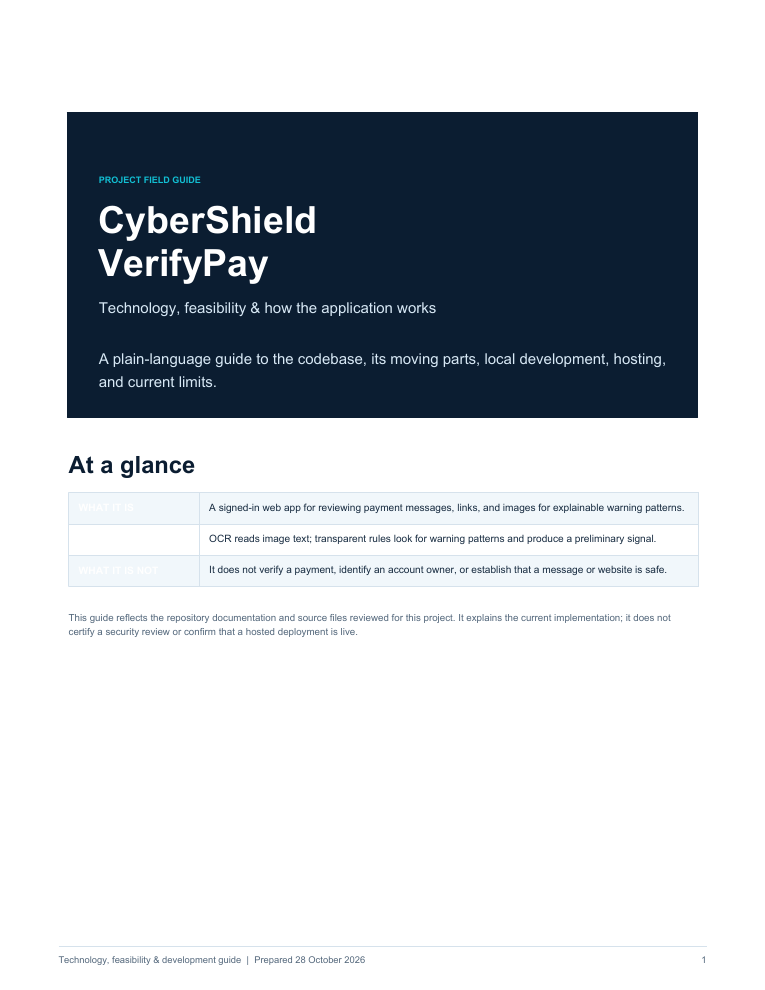
#> input picture output/pdf/review/page-1.png, 765 x 990 px; its folder holds only this picture in this run
$ python make_contact.py
#> lines starting #> are read from the running program, lines starting #| are printed output that depends on the picture
from PIL import Image, ImageDraw
from pathlib import Path
p=Path(r'C:\Users\Mdreh\Documents\Codex\2026-10-12\CyberShield\output\pdf\review')
fs=sorted(p.glob('page-*.png'))
out=Image.new('RGB',(960,850),'#dce5ec'); d=ImageDraw.Draw(out)
#> after `out = Image.new('RGB', (960, 850), '#dce5ec')`:
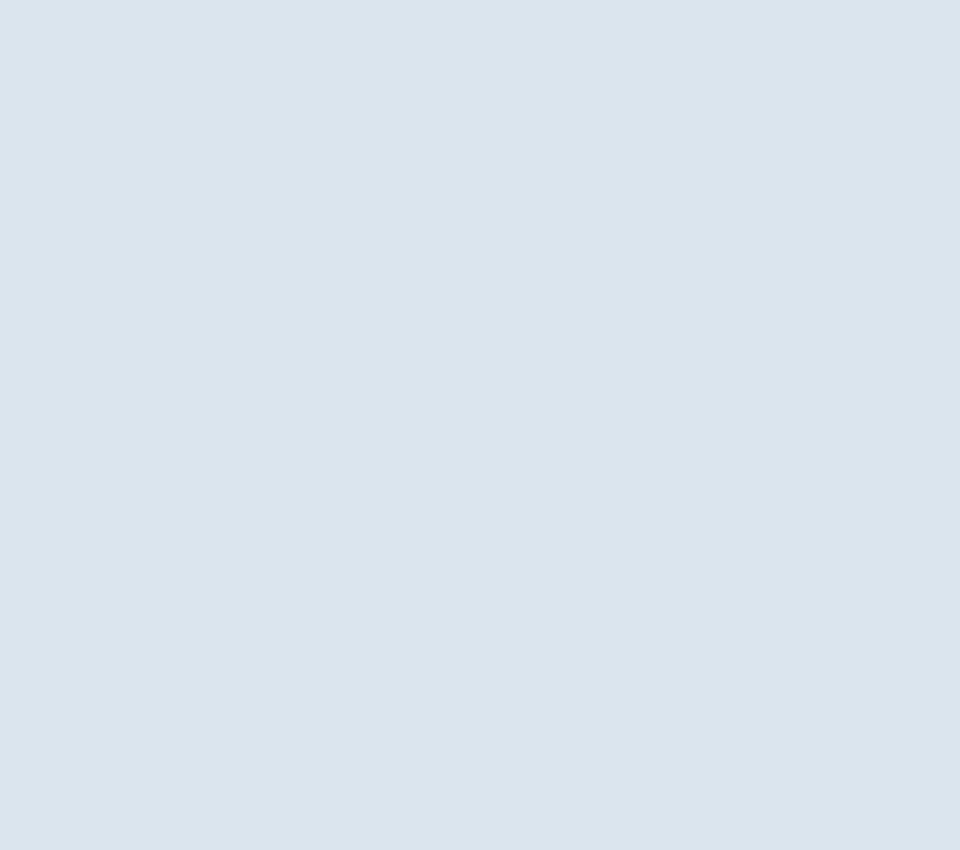
#> out: PIL image 960x850 RGB; mean R, G, B 220, 229, 236
for i,f in enumerate(fs):
 im=Image.open(f).convert('RGB'); im.thumbnail((306,396)); x=10+(i%3)*318; y=28+(i//3)*410; out.paste(im,(x,y)); d.text((x,y-18),f.name,fill='#102a43')
#> further down, im is the input picture: PIL image 765x990 RGB; mean R, G, B 192.6, 197.6, 203
#> after `out.paste(im, (x, y))`:
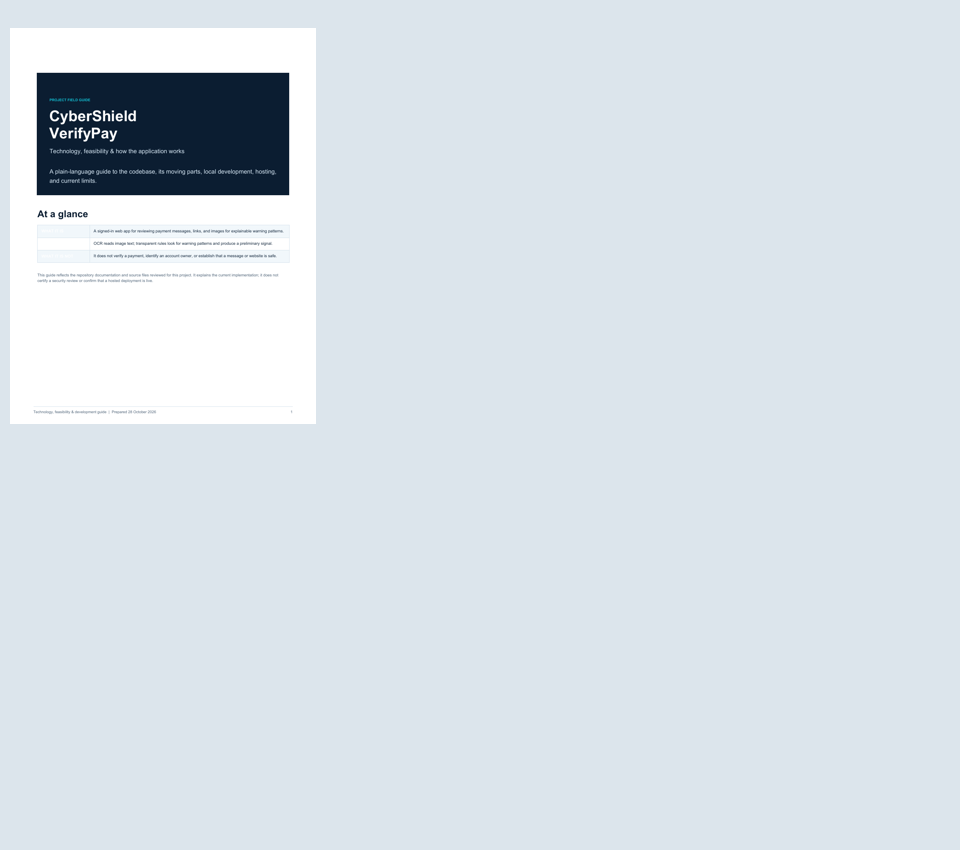
#> out: PIL image 960x850 RGB; mean R, G, B 215.9, 224.3, 231.1
out.save(p/'contact.png')

$ run again, on output/pdf/review/page-5.png
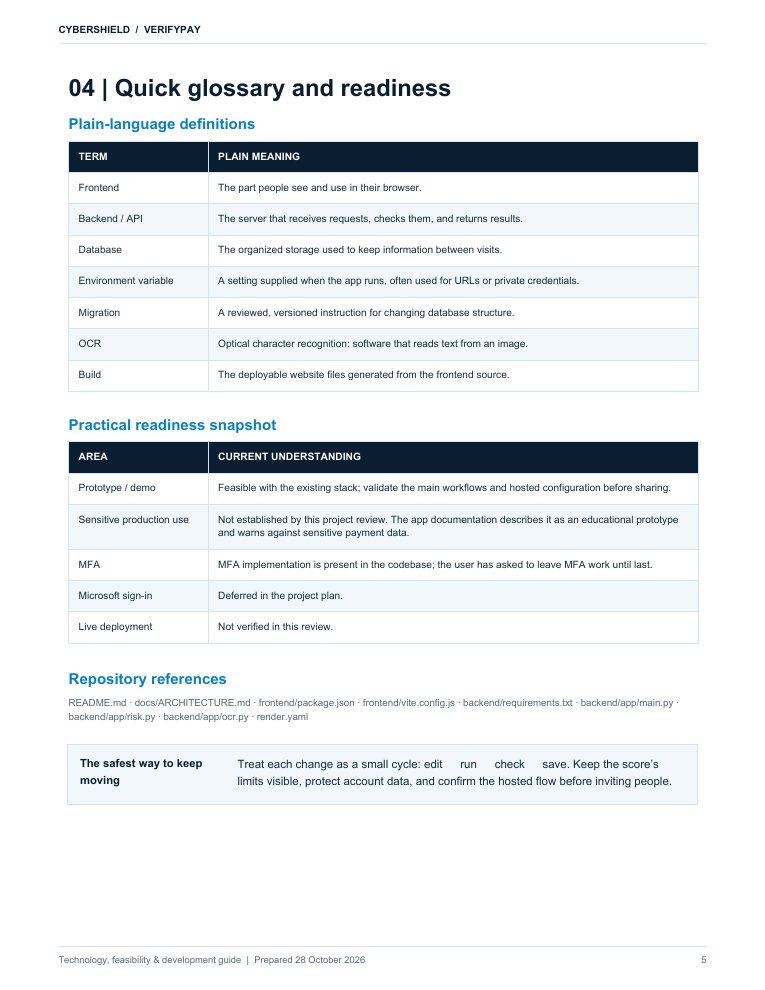
#> input picture output/pdf/review/page-5.png, 765 x 990 px
#> im is the input picture: PIL image 765x990 RGB; mean R, G, B 233.9, 236.9, 239.4
#> `im.thumbnail((306, 396))`:
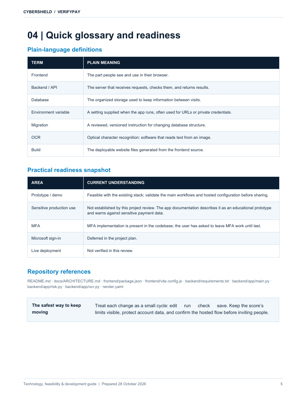
#> im: PIL image 306x396 RGB; mean R, G, B 233.7, 236.7, 239.3
#> `out.paste(im, (x, y))`:
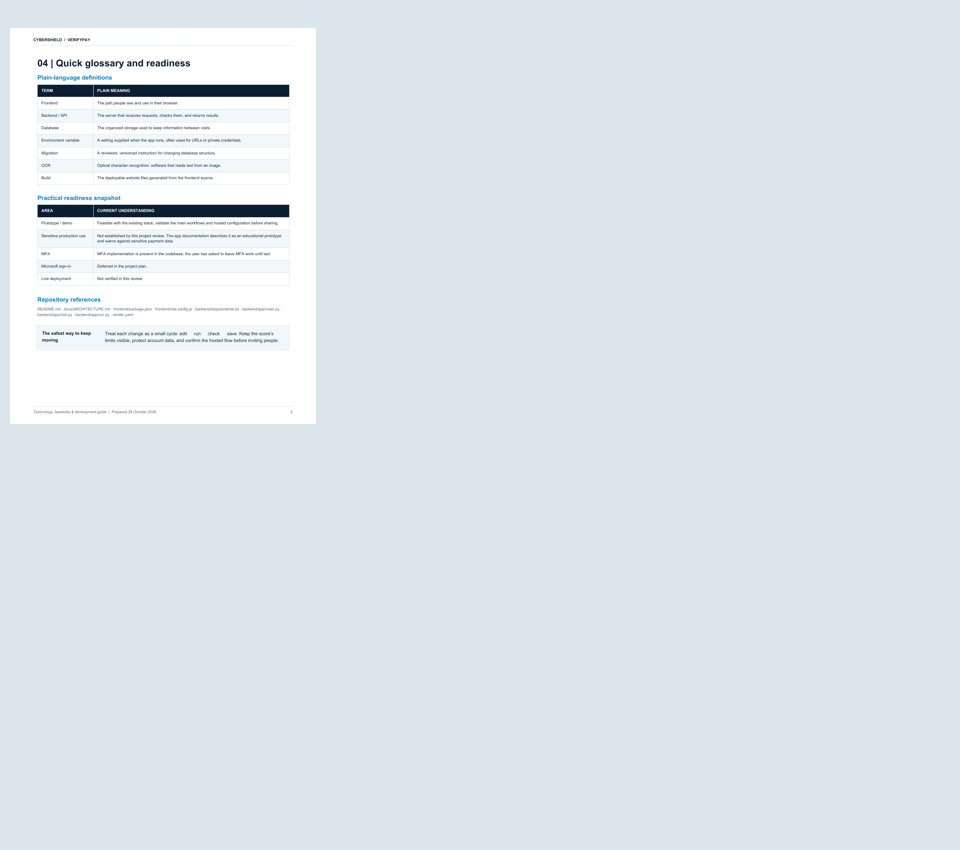
#> out: PIL image 960x850 RGB; mean R, G, B 222, 230.1, 236.5

$ run again, on output/pdf/review/page-2.png
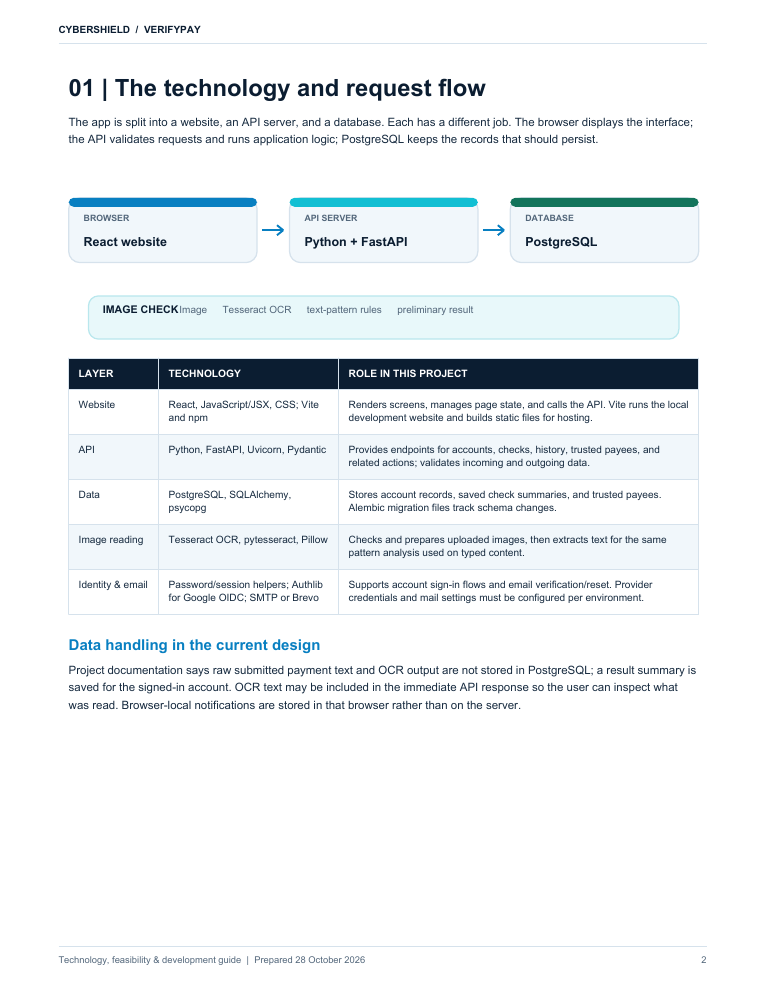
#> input picture output/pdf/review/page-2.png, 765 x 990 px
#> im is the input picture: PIL image 765x990 RGB; mean R, G, B 238.1, 241.5, 243.4
#> `im.thumbnail((306, 396))`:
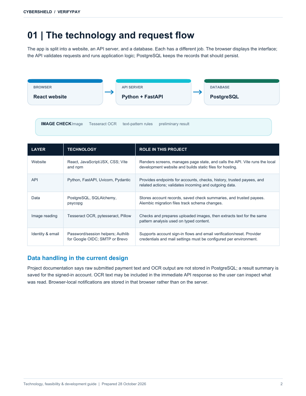
#> im: PIL image 306x396 RGB; mean R, G, B 237.9, 241.3, 243.2
#> `out.paste(im, (x, y))`:
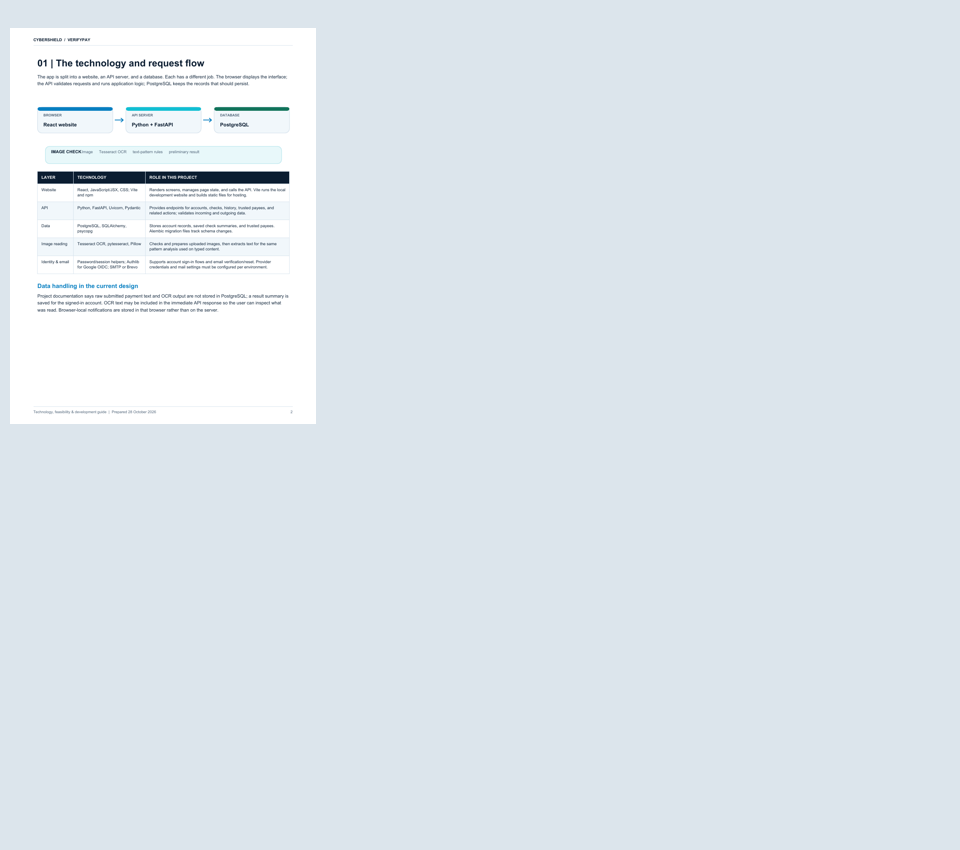
#> out: PIL image 960x850 RGB; mean R, G, B 222.7, 230.8, 237.1

$ run again, on output/pdf/review/page-3.png
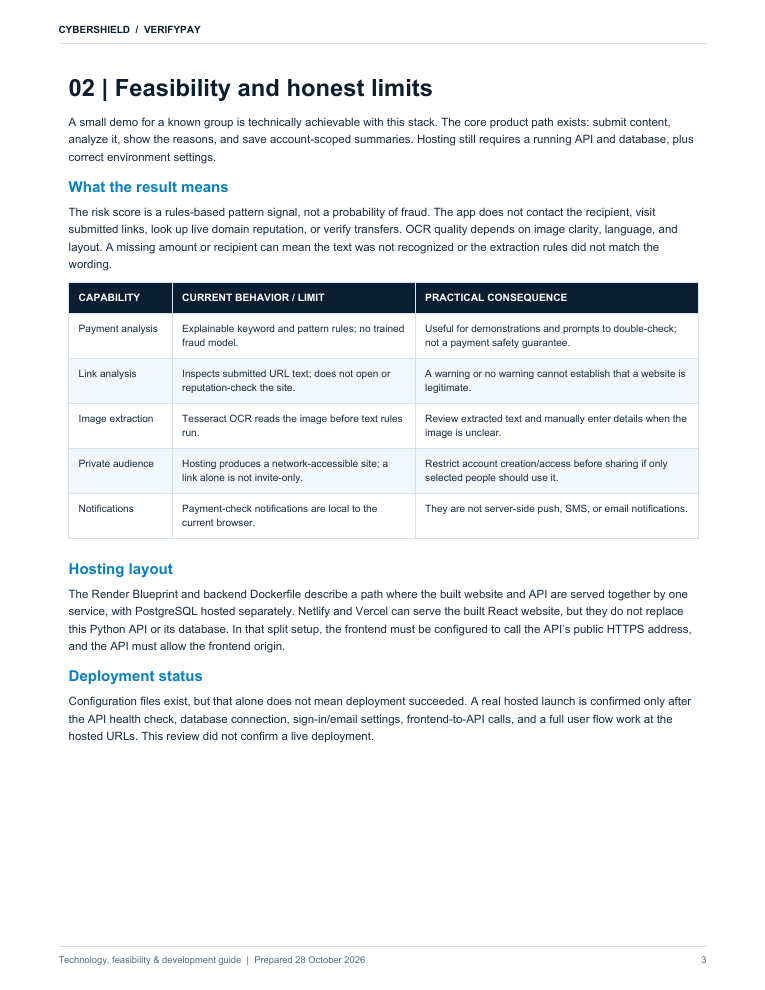
#> input picture output/pdf/review/page-3.png, 765 x 990 px
#> im is the input picture: PIL image 765x990 RGB; mean R, G, B 239.4, 241.3, 243
#> `im.thumbnail((306, 396))`:
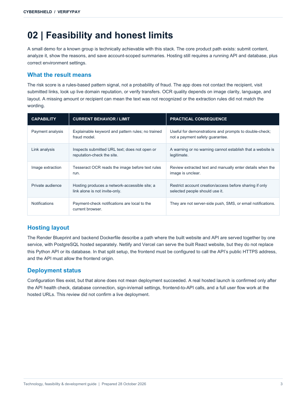
#> im: PIL image 306x396 RGB; mean R, G, B 239.1, 241, 242.8
#> `out.paste(im, (x, y))`:
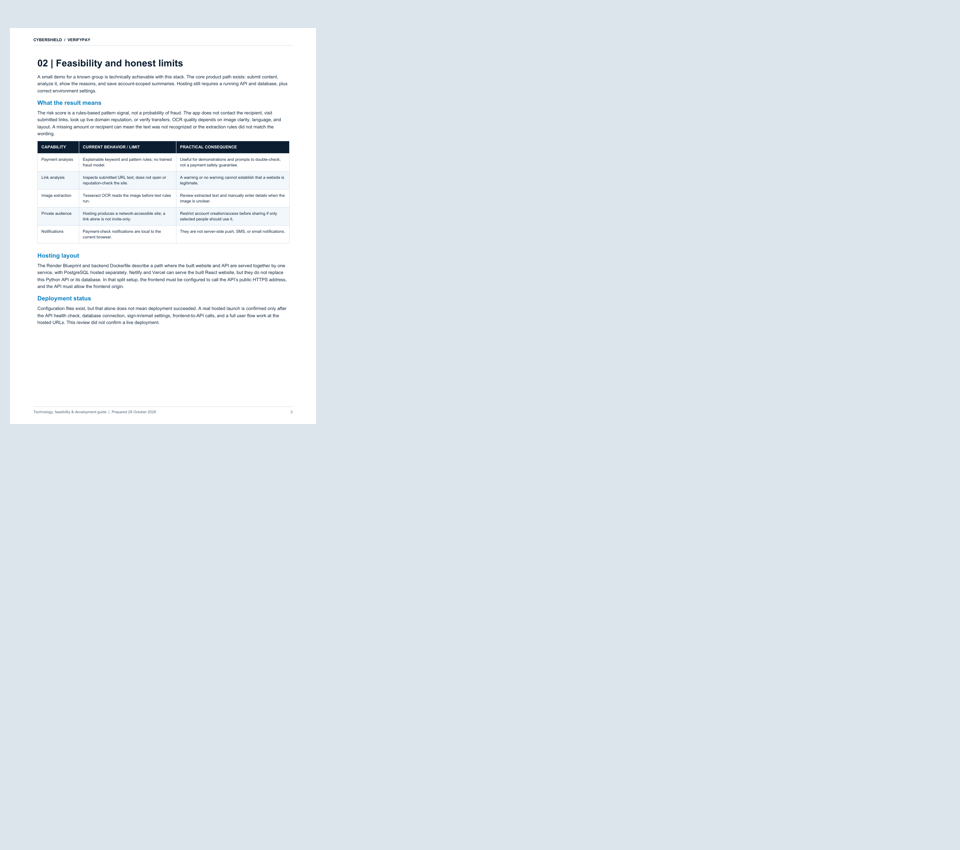
#> out: PIL image 960x850 RGB; mean R, G, B 222.8, 230.8, 237

$ run again, on output/pdf/review/page-4.png
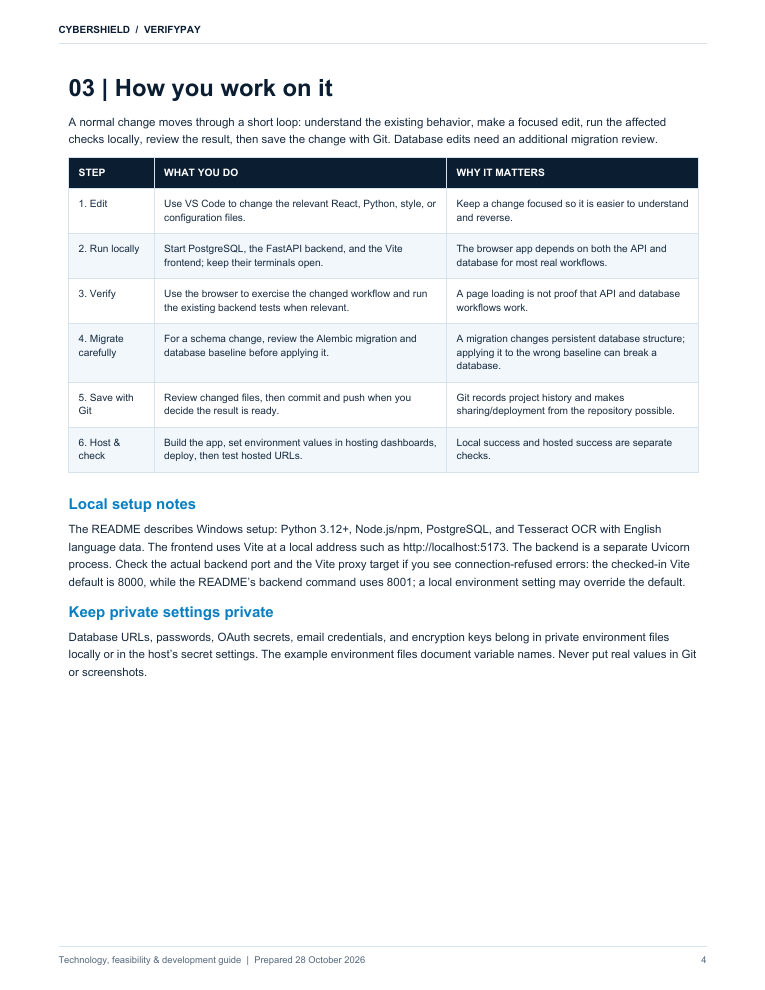
#> input picture output/pdf/review/page-4.png, 765 x 990 px
#> im is the input picture: PIL image 765x990 RGB; mean R, G, B 239.3, 241.4, 243.2
#> `im.thumbnail((306, 396))`:
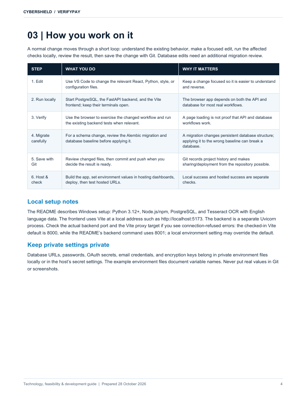
#> im: PIL image 306x396 RGB; mean R, G, B 239.1, 241.2, 243.1
#> `out.paste(im, (x, y))`:
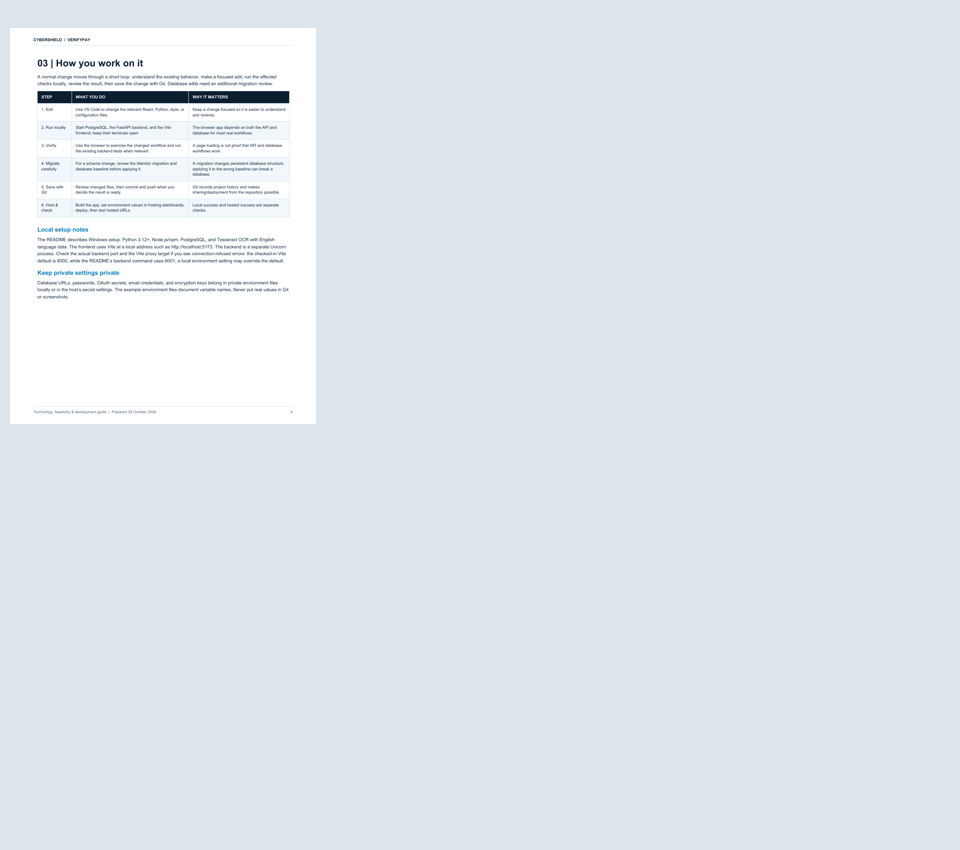
#> out: PIL image 960x850 RGB; mean R, G, B 222.8, 230.8, 237.1
